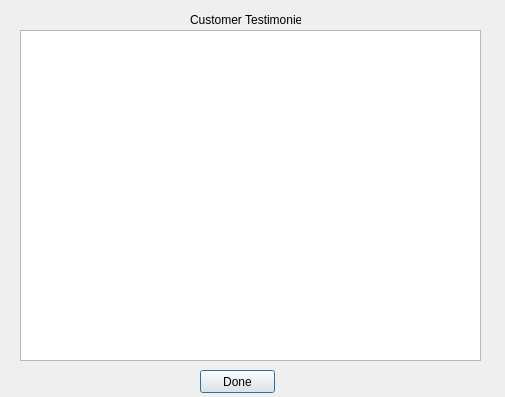
<?xml version="1.0" encoding="UTF-8"?>
<ui version="4.0">
 <class>ViewTestimonies</class>
 <widget class="QDialog" name="ViewTestimonies">
  <property name="geometry">
   <rect>
    <x>0</x>
    <y>0</y>
    <width>505</width>
    <height>397</height>
   </rect>
  </property>
  <property name="windowTitle">
   <string>Dialog</string>
  </property>
  <widget class="QTextEdit" name="Output">
   <property name="geometry">
    <rect>
     <x>20</x>
     <y>30</y>
     <width>461</width>
     <height>331</height>
    </rect>
   </property>
  </widget>
  <widget class="QLabel" name="label">
   <property name="geometry">
    <rect>
     <x>190</x>
     <y>10</y>
     <width>111</width>
     <height>20</height>
    </rect>
   </property>
   <property name="text">
    <string>Customer Testimonies</string>
   </property>
  </widget>
  <widget class="QPushButton" name="doneButton">
   <property name="geometry">
    <rect>
     <x>200</x>
     <y>370</y>
     <width>75</width>
     <height>23</height>
    </rect>
   </property>
   <property name="text">
    <string>Done</string>
   </property>
  </widget>
 </widget>
 <resources/>
 <connections/>
</ui>
